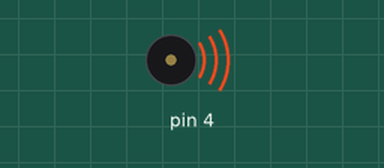
Recording of a sketch running on a simulated Arduino Uno, built with avr-gcc and run on an emulated ATmega328P. Parts: buzzer (waves = sounding).

Above: at 0.1 s.
Timing chart, 0 to 2.4 s (numbered marks = the images above):
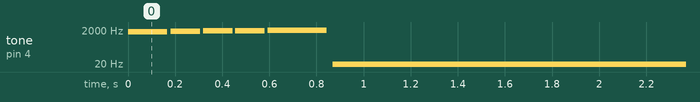

The sketch:

_1.ino
```cpp
 #include "pitches.h"

// notes in the melody:
int melody[] = {
  NOTE_G6, NOTE_GS6, NOTE_A6, NOTE_AS6, NOTE_B6,
};

int noteDurations[] = {
  6, 8, 8, 8, 4,};
void setup() {

  for (int thisNote = 0; thisNote < 25; thisNote++) {

    int noteDuration = 1000/noteDurations[thisNote];
    tone(4, melody[thisNote],noteDuration);

    int pauseBetweenNotes = noteDuration * 1.10;
    delay(pauseBetweenNotes);
    noTone(4);
  }
}
void loop() {
  // no need to repeat the melody.
}
```

Measured:
- by itself, tone on pin 4: plays 1568 Hz for 0.17 s, 1661 Hz for 0.13 s, 1760 Hz for 0.13 s, 1865 Hz for 0.13 s, 1976 Hz for 0.25 s, 2 Hz for 39.1 s
